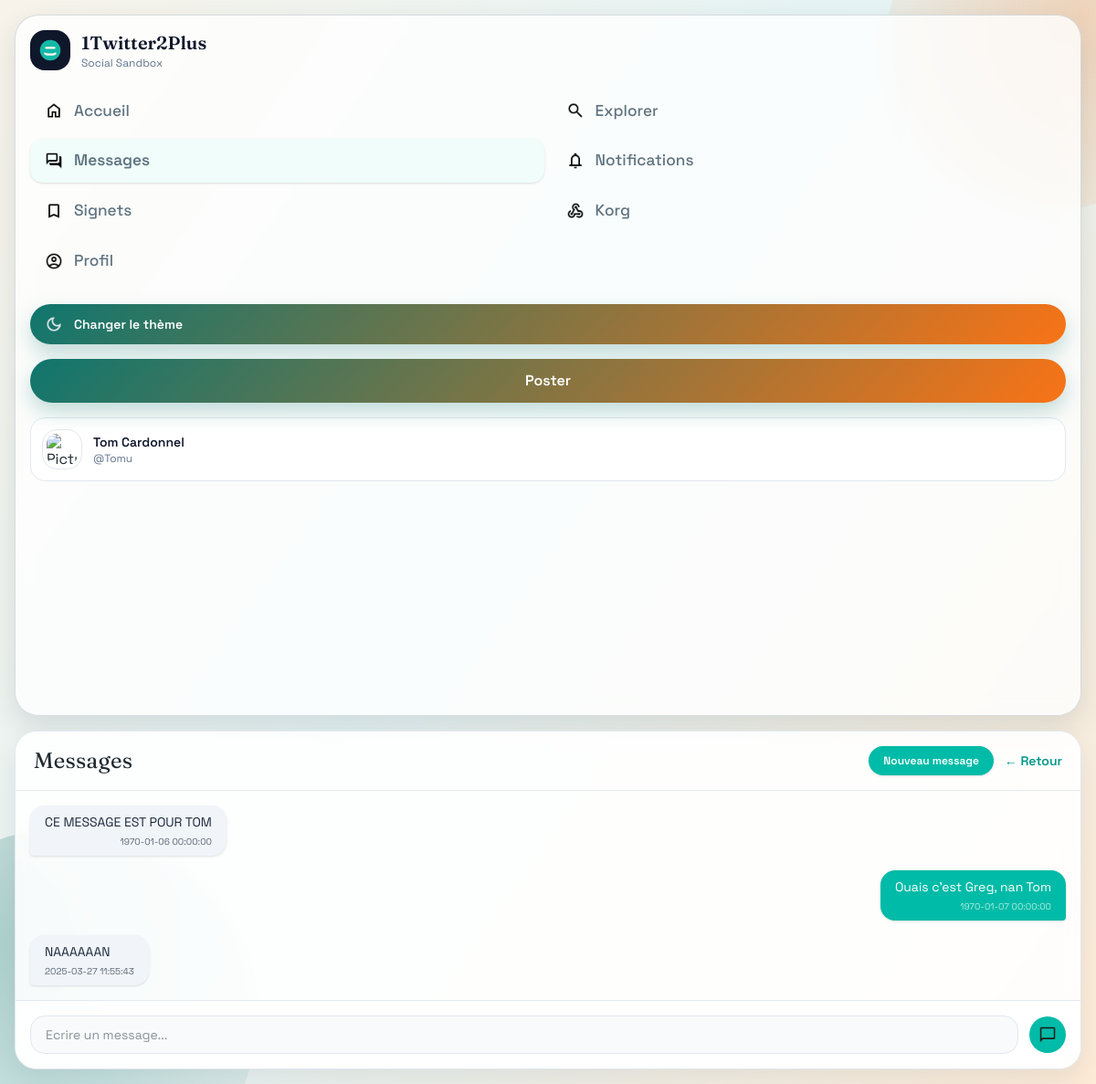
The page /message?username=Pavel (signed in) on the database its author committed.
### tables this page shows
CREATE TABLE `message` (
  `id` integer PRIMARY KEY,
  `content` varchar(255) NOT NULL,
  `media` varchar(255) NULL,
  `id_sender` integer NOT NULL,
  `id_receiver` integer NOT NULL,
  `date` datetime DEFAULT CURRENT_TIMESTAMP,
  `is_hidden` boolean NOT NULL DEFAULT false,
  `is_viewed` boolean NOT NULL DEFAULT false,
  FOREIGN KEY (id_sender) REFERENCES user(id),
  FOREIGN KEY (id_receiver) REFERENCES user(id)
);

### app/models/Database.php (called while the page is built, shortened)
<?php
class Database
{
    private static $connection = null;
    public static function getConnection()
    {
        $name = self::getEnvValue('DB_NAME', 'twitter');
        $charset = self::getEnvValue('DB_CHARSET', 'utf8mb4');
        $configuredHost = self::getEnvValue('DB_HOST', null);
        $hosts = [];
        if ($configuredHost !== null && $configuredHost !== '') {
            $hosts[] = $configuredHost;
        } else {
            $hosts = ['localhost', '127.0.0.1'];
        }
        $configuredPort = self::getEnvValue('DB_PORT', null);
        $credentials = self::buildCredentialCandidates();
        foreach ($hosts as $host) {
            $dsn = "mysql:host={$host};dbname={$name};charset={$charset}";
            if ($configuredPort !== null && $configuredPort !== '') {
                $dsn = "mysql:host={$host};port={$configuredPort};dbname={$name};charset={$charset}";
            }
            foreach ($credentials as $candidate) {
                list($username, $password) = $candidate;
                try {
                    self::$connection = new PDO($dsn, $username, $password, [
                        PDO::ATTR_ERRMODE => PDO::ERRMODE_EXCEPTION,
                        PDO::ATTR_DEFAULT_FETCH_MODE => PDO::FETCH_ASSOC,
                    ]);
                    return self::$connection;
                } catch (PDOException $exception) {
                    $lastError = $exception;
                }
            }
        }
        $message = 'Database connection failed. Configure DB_HOST, DB_PORT, DB_NAME, DB_USER and DB_PASSWORD in .env (or .env.local).';
        throw new RuntimeException($message);
    }
    private static function buildCredentialCandidates()
    {
        $configuredUser = self::getEnvValue('DB_USER', null);
        $configuredPassword = self::getEnvValue('DB_PASSWORD', null);
        if ($configuredUser !== null && $configuredUser !== '') {
            return [
                [$configuredUser, $configuredPassword !== null ? $configuredPassword : ''],
            ];
        }
        return [
            ['twitter', 'root'],
            ['twitter', ''],
            ['root', 'root'],
            ['root', ''],
        ];
    }
    private static function loadEnvFiles()
    {
        $projectRoot = dirname(__DIR__, 2);
        $envFiles = [
            $projectRoot . '/.env',
            $projectRoot . '/.env.local',
        ];
    }
    private static function getEnvValue($envKey, $default)
    {
        $envValue = getenv($envKey);
        if ($envValue !== false) {
            return $envValue;
        }
        return $default;
    }
}

### app/controllers/Message_Controller.php (called while the page is built, shortened)
<?php
require_once __DIR__ . '/../models/Message_Model.php';
class MessageController
{
  private $messageModel;
  public function __construct()
  {
    $this->messageModel = new Message_Model();
  }
  public function showMessage() {
      $receiver = $this->messageModel->idFromUsername($_GET['username']);
      return $this->messageModel->showMessage((int) $_SESSION['user']['id'], (int) $receiver['id']);
    }
}

### app/models/Message_Model.php (called while the page is built, shortened)
<?php
require_once __DIR__ . '/Database.php';
class Message_Model
{
  private $db;
  public function __construct()
  {
    $this->db = Database::getConnection();
  }
  public function showMessage($id_sender, $id_receiver)
  {
    $query = $this->db->prepare(
      'SELECT user.username, user.display_name, user.id AS "id_user", user.picture AS "URL_Profile", message.id AS "id_msg", message.content, message.media, message.date, message.is_viewed
       FROM message
       INNER JOIN user ON message.id_sender = user.id
       WHERE (message.id_sender = :id_sender OR message.id_sender = :id_receiver)
       AND (message.id_receiver = :id_receiver OR message.id_receiver = :id_sender)
       ORDER BY message.id ASC'
      );
      $query->execute([
        'id_sender' => $id_sender,
        'id_receiver' => $id_receiver
        ]);
      return $query->fetchAll(PDO::FETCH_ASSOC);
    }
    public function idFromUsername($username) {
      $query = $this->db->prepare('SELECT id FROM user WHERE username = :username');
      $query->execute([
        'username' => $username
      ]);
      return $query->fetch(PDO::FETCH_ASSOC);
    }
}

### app/views/Message_View.php (the view, shortened to what this page needs)
<!DOCTYPE html>
<html lang="en">
<head>
  <link rel="stylesheet" href="/css/output.css">
  <link rel="stylesheet" href="/css/ui-refresh.css">
</head>
<body class="ui-refresh min-h-screen bg-linear-to-br from-amber-50 via-cyan-50 to-rose-50 text-slate-800 dark:text-slate-200 font-['Space_Grotesk',sans-serif] dark:from-slate-950 dark:via-slate-900 dark:to-slate-950">
  <div class="relative z-10 mx-auto w-[95%] xl:w-4/5 px-4 py-4">
    <div class="grid min-h-[calc(100vh-2rem)] grid-cols-1 gap-4 xl:grid-cols-[250px_minmax(0,1fr)]">
      <?php include 'Sidebar.php'; ?>
      <section class="relative flex flex-col overflow-hidden rounded-3xl border border-slate-200 dark:border-slate-800 bg-white/90 dark:bg-slate-900/90 shadow-[0_12px_30px_rgba(15,23,42,0.08)] backdrop-blur-sm">
        <header class="border-b border-slate-200 dark:border-slate-700 px-5 py-4 flex items-center justify-between">
          <div>
            <h1 class="font-['Fraunces',serif] text-2xl text-slate-900 dark:text-slate-100">Messages</h1>
          </div>
          <div class="flex items-center gap-3">
            <button onclick="openNewMessageModal()" class="rounded-full bg-teal-500 px-4 py-2 text-xs font-semibold text-white transition hover:bg-teal-600 shadow-sm">Nouveau message</button>
            <?php if (isset($_GET['username'])): ?>
              <a href="/messages" class="text-sm font-semibold text-teal-600 dark:text-teal-400 hover:underline">← Retour</a>
            <?php endif; ?>
          </div>
        </header>
        <div id="container-messages" class="flex-1 overflow-auto p-4 space-y-4">
          <?php if (!isset($_GET['username'])): ?>
            <?php if (!empty($conversations)): ?>
              <div class="flex flex-col divide-y divide-slate-100 dark:divide-slate-800">
                <?php foreach ($conversations as $conversation): ?>
                  <a href="/message?username=<?= urlencode($conversation['username']) ?>" class="flex items-center gap-4 py-4 px-2 transition hover:bg-slate-50 dark:hover:bg-slate-800/50">
                    <img src="<?= $conversation['URL_Profile'] ?: '/assets/Black_Icons/Black_profil.png' ?>" class="h-12 w-12 rounded-2xl border border-slate-200 dark:border-slate-700 object-cover">
                    <div class="min-w-0 flex-1">
                      <div class="flex items-center justify-between">
                        <p class="truncate text-sm font-bold text-slate-900 dark:text-slate-100"><?= htmlspecialchars($conversation['display_name']) ?></p>
                        <p class="text-[10px] text-slate-400"><?= $conversation['date'] ?></p>
                      </div>
                      <p class="truncate text-xs text-slate-500 dark:text-slate-400">@<?= htmlspecialchars($conversation['username']) ?></p>
                      <p class="truncate text-sm text-slate-600 dark:text-slate-300 mt-1"><?= htmlspecialchars($conversation['msg_content']) ?></p>
                    </div>
                  </a>
                <?php endforeach ?>
              </div>
            <?php else: ?>
              <div class="flex flex-col items-center justify-center py-20 opacity-40 text-center">
                <img src="/assets/Black_Icons/black_answer.png" class="h-12 w-12 mb-4 dark:brightness-0 dark:invert">
                <p class="text-slate-500 dark:text-slate-400">Aucune conversation pour le moment.</p>
              </div>
            <?php endif ?>
          <?php else: ?>
            <?php if (!empty($messageConversation)): ?>
              <?php foreach ($messageConversation as $message): ?>
                <?php $isMine = (($_SESSION['user']['id'] ?? 0) == $message['id_user']); ?>
                <div class="flex <?= $isMine ? 'justify-end' : 'justify-start' ?>">
                  <div class="max-w-[80%] rounded-2xl px-4 py-2 shadow-sm <?= $isMine ? 'bg-teal-500 text-white rounded-br-sm' : 'bg-slate-100 text-slate-800 dark:text-slate-200 dark:bg-slate-800 rounded-bl-sm' ?>">
                    <p class="text-sm"><?= htmlspecialchars($message['content']) ?></p>
                    <p class="text-[10px] mt-1 opacity-70 text-right"><?= $message['date'] ?></p>
                  </div>
                </div>
              <?php endforeach ?>
            <?php else: ?>
              <div class="text-center py-10 opacity-50">
                <p class="text-sm">Aucun message. Soyez le premier à en envoyer un !</p>
              </div>
            <?php endif ?>
          <?php endif; ?>
        </div>
        <?php if (isset($_GET['username'])): ?>
          <div class="p-4 border-t border-slate-200 dark:border-slate-700 bg-white/50 backdrop-blur-md dark:bg-slate-900/50">
            <form action="/message?username=<?= urlencode($_GET['username']) ?>" method="POST" class="flex items-center gap-3">
              <input type="text" name="content" required placeholder="Ecrire un message..." class="flex-1 rounded-2xl border border-slate-200 dark:border-slate-700 bg-slate-50 dark:bg-slate-800 px-4 py-2.5 text-sm text-slate-800 dark:text-slate-200 outline-none transition focus:border-teal-400">
              <button type="submit" class="rounded-full bg-teal-500 p-2.5 text-white transition hover:bg-teal-600">
                <img src="/assets/Icons/send.png" class="h-5 w-5 invert">
              </button>
            </form>
          </div>
        <?php endif ?>
      </section>
    </div>
  </div>
</body>
</html>

### public/css/ui-refresh.css (style rules this page uses)
:root { --bg-1: #f7f3ea; --bg-2: #e6f4f5; --bg-3: #fdebd7; --surface: rgba(255, 255, 255, 0.9); --surface-soft: rgba(255, 255, 255, 0.78); --text: #1f2a30; --muted: #5f7380; --border: rgba(68, 93, 108, 0.2); --accent: #0f766e; --accent-2: #f97316; --shadow: 0 12px 30px rgba(31, 42, 48, 0.12); }
* { box-sizing: border-box; }
body.ui-refresh { margin: 0; min-height: 100vh; color: var(--text); font-family: 'Space Grotesk', 'Avenir Next', 'Segoe UI', sans-serif; background: linear-gradient(125deg, var(--bg-1) 0%, var(--bg-2) 46%, var(--bg-3) 100%); position: relative; overflow-x: hidden; }
body.ui-refresh::before, body.ui-refresh::after { content: ''; position: fixed; border-radius: 50%; pointer-events: none; z-index: 0; animation: floatBlob 11s ease-in-out infinite; }
body.ui-refresh::before { left: -140px; bottom: -140px; width: 420px; height: 420px; background: radial-gradient(circle at 30% 30%, rgba(15, 118, 110, 0.28), rgba(15, 118, 110, 0)); }
body.ui-refresh::after { right: -130px; top: -130px; width: 360px; height: 360px; background: radial-gradient(circle at 60% 40%, rgba(249, 115, 22, 0.24), rgba(249, 115, 22, 0)); animation-direction: reverse; }
body.ui-refresh h1, body.ui-refresh h2, body.ui-refresh h3 { font-family: 'Fraunces', 'Georgia', serif; color: var(--text); letter-spacing: 0.2px; }
body.ui-refresh a { text-decoration: none; }
body.ui-refresh #search-bar input, body.ui-refresh #search-bar button, body.ui-refresh input, body.ui-refresh textarea, body.ui-refresh select { color: var(--text); }

### rows shown on the page
message: content "CE MESSAGE EST POUR TOM", date "1970-01-06 00:00:00"
message: content "Ouais c'est Greg, nan Tom", date "1970-01-07 00:00:00"
message: content "NAAAAAAN", date "2025-03-27 11:55:43"

### other values the page prints
$item['label'] "Accueil"
$item['label'] "Explorer"
$item['label'] "Messages"
$item['label'] "Notifications"
$item['label'] "Signets"
$item['label'] "Korg"
$item['label'] "Profil"
$_SESSION['user']['firstname'] "Tom"
$_SESSION['user']['lastname'] "Cardonnel"
$_SESSION['user']['username'] "Tomu"
